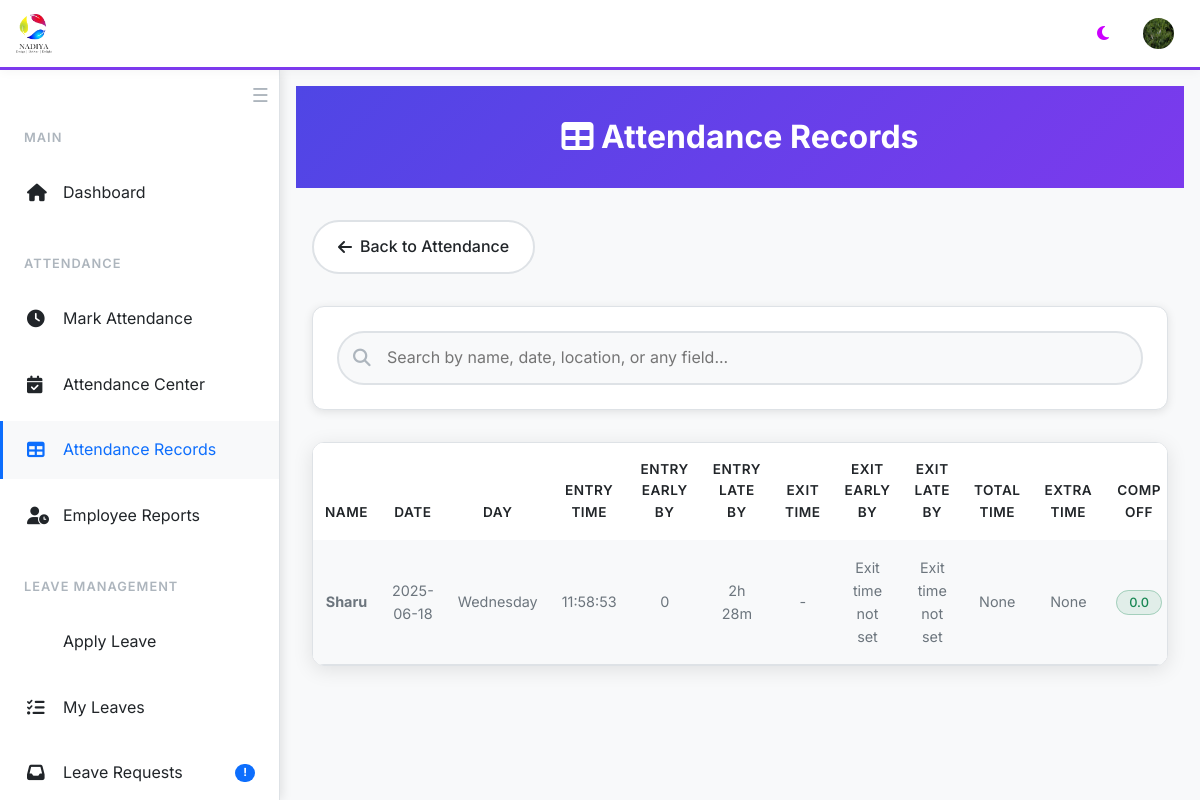
The app's page /attendance_table (signed in) with its own data.
### website/models.py (models this page shows, shortened)
class User(db.Model, UserMixin):
    id = db.Column(db.Integer, primary_key=True)
    first_name = db.Column(db.String(150))
    last_name = db.Column(db.String(150))
    email = db.Column(db.String(150), unique=True, nullable=False)
    password = db.Column(db.String(512), nullable=False)
    earned =  db.Column(db.Float, default=0)
    medic = db.Column(db.Float, default=0)
    pay =  db.Column(db.Float, default=0)
    role = db.Column(db.String(150))
    probation = db.Column(db.Boolean, default = 0)
    photo = db.Column(db.String(150))
    documents = db.relationship('Document', backref='user', lazy=True)
    reset_token = db.Column(db.String(36), nullable=True)
    attendances = db.relationship('Attendance', backref='user', lazy=True)

class Attendance(db.Model):
    id = db.Column(db.Integer, primary_key=True)
    name = db.Column(db.String(150))
    latitude = db.Column(db.String(50))
    longitude = db.Column(db.String(50))
    entry_time = db.Column(db.Time)  # Store only time
    exit_time = db.Column(db.Time)  # Store only time
    entry_location = db.Column(db.String(255))  # Store address for entry
    exit_location = db.Column(db.String(255))
    user_id = db.Column(db.Integer, db.ForeignKey('user.id'), nullable=False)
    compoff = db.Column(db.Float, default=0)
    hol = db.Column(db.Float, default=0)
    date = db.Column(db.Date)
    day = db.Column(db.String(150))
    totes = db.Column(db.Integer, default=0)
    reason = db.Column(db.Text)
    site_name = db.Column(db.String(150), nullable=True)  # New field for site/customer name
    def total_time_worked(self):
        if self.entry_time and self.exit_time:
            entry_time_dt = datetime.combine(date.today(), self.entry_time)
            exit_time_dt = datetime.combine(date.today(), self.exit_time)
            if exit_time_dt < entry_time_dt:
                exit_time_dt += timedelta(days=1)
            return exit_time_dt - entry_time_dt
        return None
    def extra_time_worked(self):
        total_time = self.total_time_worked()
        if total_time:
            if self.hol == 10000:
                return total_time
            return total_time - timedelta(hours=8.5)
        return None

### website/views.py (the view)
@views.route('/attendance_table')
@login_required
def attendance_table():
    if current_user.email != "sumana@nadiya.in" and current_user.email!= 'accounts@nadiya.in':
        flash("You do not have permission to view this page.", category='error')
        return redirect(url_for('views.home'))
    attendances = Attendance.query.all()
    return render_template('attendance_table.html', attendances=attendances)

### website/templates/attendance_table.html (shortened to what this page needs)
{% extends "base.html" %}
{% block content %}
<div class="page-header">
    <div class="container">
        <h1><i class="fas fa-table"></i> Attendance Records</h1>
    </div>
</div>
<div class="container">
    <a href="/attendance-category" class="back-btn">
        <i class="fas fa-arrow-left"></i> Back to Attendance
    </a>
    <div class="search-container">
        <div class="search-box">
            <i class="fas fa-search"></i>
            <input type="text" id="searchInput" placeholder="Search by name, date, location, or any field...">
        </div>
    </div>
    <div class="table-container">
        <table class="table" id="attendanceTable">
            <thead>
                <tr>
                    <th>Name</th>
                    <th>Date</th>
                    <th>Day</th>
                    <th>Entry Time</th>
                    <th>Entry Early By</th>
                    <th>Entry Late By</th>
                    <th>Exit Time</th>
                    <th>Exit Early By</th>
                    <th>Exit Late By</th>
                    <th>Total Time</th>
                    <th>Extra Time</th>
                    <th>Comp Off</th>
                </tr>
            </thead>
            <tbody id="attendanceTableBody">
                {% for attendance in attendances %}
                <tr>
                    <td><strong>{{ attendance.name }}</strong></td>
                    <td>{{ attendance.date }}</td>
                    <td>{{ attendance.day }}</td>
                    <td>{{ attendance.entry_time }}</td>
                    <td>{{ attendance.entry_time | calculate_entry_early }}</td>
                    <td>{{ attendance.entry_time | calculate_entry_late }}</td>
                    <td>{{ attendance.exit_time or '-' }}</td>
                    <td>{{ attendance.exit_time | calculate_exit_early }}</td>
                    <td>{{ attendance.exit_time | calculate_exit_late }}</td>
                    <td>{{ attendance.total_time_worked() }}</td>
                    <td>{{ attendance.extra_time_worked() }}</td>
                    <td><span class="status-badge status-ontime">{{ attendance.compoff }}</span></td>
                </tr>
                {% endfor %}
            </tbody>
        </table>
    </div>
</div>
{% endblock %}

### website/templates/base.html (shortened to what this page needs)
<!DOCTYPE html>
<html lang="en" data-theme="light">
<head>
    <link href="https://cdn.jsdelivr.net/npm/bootstrap@5.3.0/dist/css/bootstrap.min.css" rel="stylesheet">
    <link rel="stylesheet" href="https://cdnjs.cloudflare.com/ajax/libs/font-awesome/6.4.0/css/all.min.css">
</head>
<body>
    <header class="top-header">
        <div class="header-logo">
            <img src="{{ url_for('static', filename='logo.png') }}" alt="Nadiya Logo">
        </div>
        <div class="header-actions">
            <button class="theme-toggle" onclick="toggleTheme()">
                <i class="fas fa-moon" id="theme-icon"></i>
            </button>
            {% if current_user.is_authenticated %}
            <div class="user-profile" onclick="window.location.href='/profile/{{ current_user.id }}'">
                {% if current_user.photo %}
                    <img src="{{ url_for('views.uploaded_file', setname='photos', filename=current_user.photo) }}" alt="Profile">
                {% else %}
                    <img src="{{ url_for('static', filename='logo.png') }}" alt="Profile">
                {% endif %}
            </div>
            {% endif %}
        </div>
    </header>
  <nav class="sidebar" id="sidebar">
  <button id="sidebarCollapseBtn" class="sidebar-collapse-btn" onclick="toggleSidebarCollapse()" title="Collapse Sidebar">
    <span class="hamburger-icon">☰</span>
</button>
    <br>
        <div class="sidebar-content">
            {% if current_user.is_authenticated %}
            <div class="nav-section">
                <div class="nav-section-title">Main</div>
                <div class="nav-item">
                    <a href="/" class="nav-link">
                        <i class="fas fa-home"></i>
                        <span>Dashboard</span>
                    </a>
                </div>
            </div>
            <div class="nav-section">
                <div class="nav-section-title">Attendance</div>
                <div class="nav-item">
                    <a href="/attendance" class="nav-link">
                        <i class="fas fa-clock"></i>
                        <span>Mark Attendance</span>
                    </a>
                </div>
                {% if current_user.email == "sumana@nadiya.in" or current_user.email == "accounts@nadiya.in" %}
                <div class="nav-item">
                    <a href="/attendance-category" class="nav-link">
                        <i class="fas fa-calendar-check"></i>
                        <span>Attendance Center</span>
                    </a>
                </div>
                <div class="nav-item">
                    <a href="/attendance_table" class="nav-link">
                        <i class="fas fa-table"></i>
                        <span>Attendance Records</span>
                    </a>
                </div>
                <div class="nav-item">
                    <a href="/who" class="nav-link">
                        <i class="fas fa-user-clock"></i>
                        <span>Employee Reports</span>
                    </a>
                </div>
                {% endif %}
            </div>
            <div class="nav-section">
                <div class="nav-section-title">Leave Management</div>
                <div class="nav-item">
                    <a href="/apply_leave" class="nav-link">
                        <span>Apply Leave</span>
                    </a>
                </div>
                <div class="nav-item">
                    <a href="/approved_leaves" class="nav-link">
                        <i class="fas fa-list-check"></i>
                        <span>My Leaves</span>
                    </a>
                </div>
                <div class="nav-item">
                    <a href="/leave_requests" class="nav-link">
                        <i class="fas fa-inbox"></i>
                        <span>Leave Requests</span>
                        {% if current_user.role in ['director', 'accounts_manager', 'business_manager', 'service_manager', 'service_support_manager', 'sales_manager'] %}
                        <span class="badge">!</span>
                        {% endif %}
                    </a>
                </div>
            </div>
            {% endif %}
        </div>
    </nav>
    <main class="main-content" id="mainContent">
        {% block content %}{% endblock %}
    </main>
</body>
</html>

### website/templates/base.html (style rules this page uses)
:root { --bg-primary: #ffffff; --bg-secondary: #f8f9fa; --bg-tertiary: #e9ecef; --text-primary: #212529; --text-secondary: #6c757d; --text-muted: #adb5bd; --border-color: #dee2e6; --shadow: rgba(0, 0, 0, 0.1); --accent-primary: #0d6efd; --accent-secondary: #6f42c1; --success: #198754; --warning: #fd7e14; --danger: #dc3545; --info: #0dcaf0; --navbar-bg: #1a1d23; --sidebar-width: 280px; --sidebar-collapsed-width: 60px; }
* { margin: 0; padding: 0; box-sizing: border-box; }
body { font-family: 'Inter', sans-serif; background-color: var(--bg-secondary); color: var(--text-primary); line-height: 1.6; transition: all 0.3s ease; padding-top: 70px; }
:root { --header-bg: #ffffff; --header-text: #2d3748; --header-border: #7c3aed; --toggle-btn-color: #7c3aed; !important }
.top-header { position: fixed; top: 0; left: 0; right: 0; height: 70px; background: var(--header-bg); color: var(--header-text); z-index: 1000; display: flex; align-items: center; padding: 0 1rem; box-shadow: 0 2px 10px rgba(0,0,0,0.04); border-bottom: 3px solid var(--header-border); transition: background 0.3s, color 0.3s, border-color 0.3s; }
.header-logo { display: flex; align-items: center; flex: 1; }
.header-logo img { height: 40px; margin-right: 1rem; }
.header-actions { display: flex; align-items: center; gap: 1rem; }
.theme-toggle { background: rgba(255,255,255,0.1); border: none; color: rgb(204, 0, 255); padding: 0.5rem; border-radius: 8px; cursor: pointer; transition: all 0.3s ease; }
.user-profile { display: flex; align-items: center; gap: 0.5rem; padding: 0.5rem; border-radius: 8px; transition: all 0.3s ease; cursor: pointer; }
.user-profile img { width: 35px; height: 35px; border-radius: 50%; border: 2px solid rgba(255,255,255,0.3); }
.sidebar { position: fixed; top: 70px; left: -280px; width: var(--sidebar-width); height: calc(100vh - 70px); background: var(--bg-primary); border-right: 1px solid var(--border-color); box-shadow: 2px 0 10px var(--shadow); transition: left 0.3s ease, width 0.3s ease; z-index: 999; overflow-y: auto; }
.sidebar.open { left: 0; }
.sidebar-collapse-btn { background: none; border: none; color: var(--text-muted); font-size: 1.2rem; position: absolute; top: 10px; right: 10px; z-index: 1001; transition: color 0.2s; cursor: pointer; }
.sidebar-content { padding: 2rem 0; }
.nav-section { margin-bottom: 2rem; }
.nav-section-title { font-size: 0.8rem; font-weight: 600; color: var(--text-muted); text-transform: uppercase; letter-spacing: 1px; padding: 0 1.5rem; margin-bottom: 1rem; }
.nav-item { margin-bottom: 0.5rem; }
.nav-link { display: flex; align-items: center; padding: 1rem 1.5rem; color: var(--text-primary); text-decoration: none; transition: all 0.3s ease; border-left: 3px solid transparent; }
.nav-link.active { background: var(--bg-secondary); border-left-color: var(--accent-primary); color: var(--accent-primary); }
.nav-link i { width: 20px; margin-right: 1rem; font-size: 1.1rem; }
.nav-link .badge { margin-left: auto; background: var(--accent-primary); color: white; font-size: 0.7rem; padding: 0.2rem 0.5rem; border-radius: 10px; }
.main-content { min-height: calc(100vh - 70px); padding: 1rem; transition: margin-left 0.3s ease; }
.main-content.shifted { margin-left: var(--sidebar-width); }
@media (min-width: 1200px) { .sidebar { left: 0; } }
@media (min-width: 1200px) { .main-content { margin-left: var(--sidebar-width); } }
* { transition: background-color 0.3s ease, color 0.3s ease, border-color 0.3s ease; }

### records on screen
User: photo (picture)
Attendance: name "Sharu", date "2025-06-18", day "Wednesday", entry_time "11:58:53", entry_time|calculate_entry_early "0", entry_time|calculate_entry_late "2h 28m", exit_time "-", exit_time|calculate_exit_early "Exit time not set", exit_time|calculate_exit_late "Exit time not set", total_time_worked "None", extra_time_worked "None", compoff "0.0"
